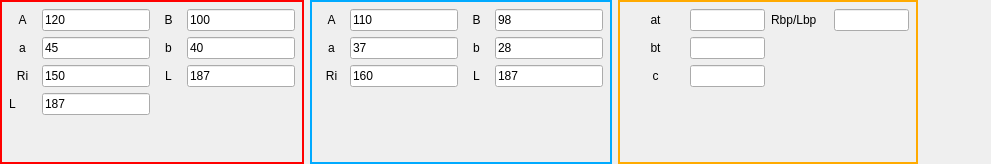
                 <widget class="QWidget" name="widget_12" native="true">
                  <layout class="QGridLayout" name="gridLayout_16">
                   <property name="leftMargin">
                    <number>0</number>
                   </property>
                   <property name="topMargin">
                    <number>0</number>
                   </property>
                   <property name="rightMargin">
                    <number>33</number>
                   </property>
                   <property name="bottomMargin">
                    <number>0</number>
                   </property>
                   <item row="0" column="0">
                    <widget class="QWidget" name="w_Inner_Cell" native="true">
                     <property name="minimumSize">
                      <size>
                       <width>300</width>
                       <height>0</height>
                      </size>
                     </property>
                     <property name="maximumSize">
                      <size>
                       <width>350</width>
                       <height>16777215</height>
                      </size>
                     </property>
                     <property name="styleSheet">
                      <string notr="true">#w_Inner_Cell{border: 2px solid rgb(255, 0, 0);}</string>
                     </property>
                     <layout class="QGridLayout" name="gridLayout_2">
                      <item row="3" column="4">
                       <widget class="QLineEdit" name="le_Tune_Variable">
                        <property name="minimumSize">
                         <size>
                          <width>70</width>
                          <height>0</height>
                         </size>
                        </property>
                        <property name="text">
                         <string>187</string>
                        </property>
                       </widget>
                      </item>
                      <item row="2" column="4">
                       <widget class="QLineEdit" name="le_b_i">
                        <property name="minimumSize">
                         <size>
                          <width>70</width>
                          <height>0</height>
                         </size>
                        </property>
                        <property name="text">
                         <string>40</string>
                        </property>
                       </widget>
                      </item>
                      <item row="0" column="2">
                       <widget class="QLineEdit" name="le_A_i">
                        <property name="minimumSize">
                         <size>
                          <width>70</width>
                          <height>0</height>
                         </size>
                        </property>
                        <property name="text">
                         <string>120</string>
                        </property>
                       </widget>
                      </item>
                      <item row="2" column="1">
                       <widget class="QLabel" name="label_8">
                        <property name="minimumSize">
                         <size>
                          <width>27</width>
                          <height>0</height>
                         </size>
                        </property>
                        <property name="maximumSize">
                         <size>
                          <width>27</width>
                          <height>16777215</height>
                         </size>
                        </property>
                        <property name="text">
                         <string>a</string>
                        </property>
                        <property name="alignment">
                         <set>Qt::AlignCenter</set>
                        </property>
                       </widget>
                      </item>
                      <item row="3" column="3">
                       <widget class="QLabel" name="l_Tune_Alternate_Variable">
                        <property name="minimumSize">
                         <size>
                          <width>25</width>
                          <height>0</height>
                         </size>
                        </property>
                        <property name="maximumSize">
                         <size>
                          <width>30</width>
                          <height>16777215</height>
                         </size>
                        </property>
                        <property name="text">
                         <string>L</string>
                        </property>
                        <property name="alignment">
                         <set>Qt::AlignCenter</set>
                        </property>
                       </widget>
                      </item>
                      <item row="3" column="1">
                       <widget class="QLabel" name="label_10">
                        <property name="minimumSize">
                         <size>
                          <width>27</width>
                          <height>0</height>
                         </size>
                        </property>
                        <property name="maximumSize">
                         <size>
                          <width>27</width>
                          <height>16777215</height>
                         </size>
                        </property>
                        <property name="text">
                         <string>Ri</string>
                        </property>
                        <property name="alignment">
                         <set>Qt::AlignCenter</set>
                        </property>
                       </widget>
                      </item>
                      <item row="2" column="3">
                       <widget class="QLabel" name="label_9">
                        <property name="minimumSize">
                         <size>
                          <width>25</width>
                          <height>0</height>
                         </size>
                        </property>
                        <property name="text">
                         <string>b</string>
                        </property>
                        <property name="alignment">
                         <set>Qt::AlignCenter</set>
                        </property>
                       </widget>
                      </item>
                      <item row="0" column="3">
                       <widget class="QLabel" name="label_7">
                        <property name="minimumSize">
                         <size>
                          <width>25</width>
                          <height>0</height>
                         </size>
                        </property>
                        <property name="text">
                         <string>B</string>
                        </property>
                        <property name="alignment">
                         <set>Qt::AlignCenter</set>
                        </property>
                       </widget>
                      </item>
                      <item row="2" column="2">
                       <widget class="QLineEdit" name="le_a_i">
                        <property name="minimumSize">
                         <size>
                          <width>70</width>
                          <height>0</height>
                         </size>
                        </property>
                        <property name="text">
                         <string>45</string>
                        </property>
                       </widget>
                      </item>
                      <item row="0" column="4">
                       <widget class="QLineEdit" name="le_B_i">
                        <property name="minimumSize">
                         <size>
                          <width>70</width>
                          <height>0</height>
                         </size>
                        </property>
                        <property name="text">
                         <string>100</string>
                        </property>
                       </widget>
                      </item>
                      <item row="3" column="2">
                       <widget class="QLineEdit" name="le_Ri_i">
                        <property name="minimumSize">
                         <size>
                          <width>70</width>
                          <height>0</height>
                         </size>
                        </property>
                        <property name="text">
                         <string>150</string>
                        </property>
                       </widget>
                      </item>
                      <item row="0" column="1">
                       <widget class="QLabel" name="label_6">
                        <property name="minimumSize">
                         <size>
                          <width>27</width>
                          <height>0</height>
                         </size>
                        </property>
                        <property name="maximumSize">
                         <size>
                          <width>27</width>
                          <height>16777215</height>
                         </size>
                        </property>
                        <property name="text">
                         <string>A</string>
                        </property>
                        <property name="alignment">
                         <set>Qt::AlignCenter</set>
                        </property>
                       </widget>
                      </item>
                      <item row="4" column="1" colspan="2">
                       <widget class="QWidget" name="w_End_Cell_Tune_Extra_Variable" native="true">
                        <layout class="QGridLayout" name="gridLayout_20">
                         <property name="leftMargin">
                          <number>0</number>
                         </property>
                         <property name="topMargin">
                          <number>0</number>
                         </property>
                         <property name="rightMargin">
                          <number>0</number>
                         </property>
                         <property name="bottomMargin">
                          <number>0</number>
                         </property>
                         <item row="0" column="0">
                          <widget class="QLabel" name="label_22">
                           <property name="minimumSize">
                            <size>
                             <width>27</width>
                             <height>0</height>
                            </size>
                           </property>
                           <property name="maximumSize">
                            <size>
                             <width>27</width>
                             <height>16777215</height>
                            </size>
                           </property>
                           <property name="text">
                            <string>L</string>
                           </property>
                          </widget>
                         </item>
                         <item row="0" column="1">
                          <widget class="QLineEdit" name="le_L_Mid_Cell">
                           <property name="minimumSize">
                            <size>
                             <width>70</width>
                             <height>0</height>
                            </size>
                           </property>
                           <property name="text">
                            <string>187</string>
                           </property>
                          </widget>
                         </item>
                        </layout>
                       </widget>
                      </item>
                      <item row="5" column="1">
                       <spacer name="verticalSpacer_4">
                        <property name="orientation">
                         <enum>Qt::Vertical</enum>
                        </property>
                        <property name="sizeHint" stdset="0">
                         <size>
                          <width>20</width>
                          <height>40</height>
                         </size>
                        </property>
                       </spacer>
                      </item>
                     </layout>
                    </widget>
                   </item>
                   <item row="0" column="1">
                    <widget class="QWidget" name="w_Outer_Cell" native="true">
                     <property name="minimumSize">
                      <size>
                       <width>300</width>
                       <height>0</height>
                      </size>
                     </property>
                     <property name="maximumSize">
                      <size>
                       <width>350</width>
                       <height>16777215</height>
                      </size>
                     </property>
                     <property name="styleSheet">
                      <string notr="true">#w_Outer_Cell{border: 2px solid rgb(0, 170, 255);}</string>
                     </property>
                     <layout class="QGridLayout" name="gridLayout_12">
                      <item row="2" column="2">
                       <widget class="QLabel" name="label_4">
                        <property name="minimumSize">
                         <size>
                          <width>25</width>
                          <height>0</height>
                         </size>
                        </property>
                        <property name="maximumSize">
                         <size>
                          <width>25</width>
                          <height>16777215</height>
                         </size>
                        </property>
                        <property name="text">
                         <string>b</string>
                        </property>
                        <property name="alignment">
                         <set>Qt::AlignCenter</set>
                        </property>
                       </widget>
                      </item>
                      <item row="2" column="1">
                       <widget class="QLineEdit" name="le_a_o">
                        <property name="minimumSize">
                         <size>
                          <width>70</width>
                          <height>0</height>
                         </size>
                        </property>
                        <property name="text">
                         <string>37</string>
                        </property>
                       </widget>
                      </item>
                      <item row="0" column="2">
                       <widget class="QLabel" name="label_2">
                        <property name="minimumSize">
                         <size>
                          <width>25</width>
                          <height>0</height>
                         </size>
                        </property>
                        <property name="maximumSize">
                         <size>
                          <width>25</width>
                          <height>16777215</height>
                         </size>
                        </property>
                        <property name="text">
                         <string>B</string>
                        </property>
                        <property name="alignment">
                         <set>Qt::AlignCenter</set>
                        </property>
                       </widget>
                      </item>
                      <item row="3" column="0">
                       <widget class="QLabel" name="label_5">
                        <property name="minimumSize">
                         <size>
                          <width>25</width>
                          <height>0</height>
                         </size>
                        </property>
                        <property name="maximumSize">
                         <size>
                          <width>25</width>
                          <height>16777215</height>
                         </size>
                        </property>
                        <property name="text">
                         <string>Ri</string>
                        </property>
                        <property name="alignment">
                         <set>Qt::AlignCenter</set>
                        </property>
                       </widget>
                      </item>
                      <item row="2" column="0">
                       <widget class="QLabel" name="label_3">
                        <property name="minimumSize">
                         <size>
                          <width>25</width>
                          <height>0</height>
                         </size>
                        </property>
                        <property name="maximumSize">
                         <size>
                          <width>25</width>
                          <height>16777215</height>
                         </size>
                        </property>
                        <property name="text">
                         <string>a</string>
                        </property>
                        <property name="alignment">
                         <set>Qt::AlignCenter</set>
                        </property>
                       </widget>
                      </item>
                      <item row="3" column="3">
                       <widget class="QLineEdit" name="le_Tune_Variable_End_Cell">
                        <property name="minimumSize">
                         <size>
                          <width>70</width>
                          <height>0</height>
                         </size>
                        </property>
                        <property name="text">
                         <string>187</string>
                        </property>
                       </widget>
                      </item>
                      <item row="0" column="1">
                       <widget class="QLineEdit" name="le_A_o">
                        <property name="minimumSize">
                         <size>
                          <width>70</width>
                          <height>0</height>
                         </size>
                        </property>
                        <property name="text">
                         <string>110</string>
                        </property>
                       </widget>
                      </item>
                      <item row="3" column="2">
                       <widget class="QLabel" name="l_Tune_Alternate_Variable_End_Cell">
                        <property name="minimumSize">
                         <size>
                          <width>25</width>
                          <height>0</height>
                         </size>
                        </property>
                        <property name="maximumSize">
                         <size>
                          <width>25</width>
                          <height>16777215</height>
                         </size>
                        </property>
                        <property name="text">
                         <string>L</string>
                        </property>
                        <property name="alignment">
                         <set>Qt::AlignCenter</set>
                        </property>
                       </widget>
                      </item>
                      <item row="3" column="1">
                       <widget class="QLineEdit" name="le_Ri_o">
                        <property name="minimumSize">
                         <size>
                          <width>70</width>
                          <height>0</height>
                         </size>
                        </property>
                        <property name="text">
                         <string>160</string>
                        </property>
                       </widget>
                      </item>
                      <item row="0" column="3">
                       <widget class="QLineEdit" name="le_B_o">
                        <property name="minimumSize">
                         <size>
                          <width>70</width>
                          <height>0</height>
                         </size>
                        </property>
                        <property name="text">
                         <string>98</string>
                        </property>
                       </widget>
                      </item>
                      <item row="2" column="3">
                       <widget class="QLineEdit" name="le_b_o">
                        <property name="minimumSize">
                         <size>
                          <width>70</width>
                          <height>0</height>
                         </size>
                        </property>
                        <property name="text">
                         <string>28</string>
                        </property>
                       </widget>
                      </item>
                      <item row="0" column="0">
                       <widget class="QLabel" name="label">
                        <property name="minimumSize">
                         <size>
                          <width>25</width>
                          <height>0</height>
                         </size>
                        </property>
                        <property name="maximumSize">
                         <size>
                          <width>25</width>
                          <height>16777215</height>
                         </size>
                        </property>
                        <property name="text">
                         <string>A</string>
                        </property>
                        <property name="alignment">
                         <set>Qt::AlignCenter</set>
                        </property>
                       </widget>
                      </item>
                      <item row="4" column="1">
                       <spacer name="verticalSpacer_5">
                        <property name="orientation">
                         <enum>Qt::Vertical</enum>
                        </property>
                        <property name="sizeHint" stdset="0">
                         <size>
                          <width>20</width>
                          <height>40</height>
                         </size>
                        </property>
                       </spacer>
                      </item>
                     </layout>
                    </widget>
                   </item>
                   <item row="0" column="2">
                    <widget class="QWidget" name="w_Expansion" native="true">
                     <property name="minimumSize">
                      <size>
                       <width>300</width>
                       <height>0</height>
                      </size>
                     </property>
                     <property name="maximumSize">
                      <size>
                       <width>350</width>
                       <height>16777215</height>
                      </size>
                     </property>
                     <property name="styleSheet">
                      <string notr="true">#w_Expansion{border: 2px solid rgb(255, 170, 0);}</string>
                     </property>
                     <layout class="QGridLayout" name="gridLayout_8">
                      <item row="4" column="1">
                       <spacer name="verticalSpacer_2">
                        <property name="orientation">
                         <enum>Qt::Vertical</enum>
                        </property>
                        <property name="sizeHint" stdset="0">
                         <size>
                          <width>20</width>
                          <height>40</height>
                         </size>
                        </property>
                       </spacer>
                      </item>
                      <item row="0" column="0">
                       <widget class="QLabel" name="label_16">
                        <property name="minimumSize">
                         <size>
                          <width>25</width>
                          <height>0</height>
                         </size>
                        </property>
                        <property name="text">
                         <string>at</string>
                        </property>
                        <property name="alignment">
                         <set>Qt::AlignCenter</set>
                        </property>
                       </widget>
                      </item>
                      <item row="0" column="1">
                       <widget class="QLineEdit" name="le_a_t">
                        <property name="minimumSize">
                         <size>
                          <width>75</width>
                          <height>0</height>
                         </size>
                        </property>
                        <property name="maximumSize">
                         <size>
                          <width>75</width>
                          <height>16777215</height>
                         </size>
                        </property>
                       </widget>
                      </item>
                      <item row="0" column="6">
                       <widget class="QLabel" name="label_19">
                        <property name="minimumSize">
                         <size>
                          <width>25</width>
                          <height>0</height>
                         </size>
                        </property>
                        <property name="text">
                         <string>Rbp/Lbp</string>
                        </property>
                       </widget>
                      </item>
                      <item row="0" column="7">
                       <widget class="QLineEdit" name="le_Rbp_Lbp">
                        <property name="minimumSize">
                         <size>
                          <width>75</width>
                          <height>0</height>
                         </size>
                        </property>
                        <property name="maximumSize">
                         <size>
                          <width>75</width>
                          <height>16777215</height>
                         </size>
                        </property>
                       </widget>
                      </item>
                      <item row="1" column="1">
                       <widget class="QLineEdit" name="le_b_t">
                        <property name="minimumSize">
                         <size>
                          <width>75</width>
                          <height>0</height>
                         </size>
                        </property>
                        <property name="maximumSize">
                         <size>
                          <width>75</width>
                          <height>16777215</height>
                         </size>
                        </property>
                       </widget>
                      </item>
                      <item row="1" column="0">
                       <widget class="QLabel" name="label_17">
                        <property name="minimumSize">
                         <size>
                          <width>25</width>
                          <height>0</height>
                         </size>
                        </property>
                        <property name="text">
                         <string>bt</string>
                        </property>
                        <property name="alignment">
                         <set>Qt::AlignCenter</set>
                        </property>
                       </widget>
                      </item>
                      <item row="2" column="0">
                       <widget class="QLabel" name="label_18">
                        <property name="minimumSize">
                         <size>
                          <width>25</width>
                          <height>0</height>
                         </size>
                        </property>
                        <property name="text">
                         <string>c</string>
                        </property>
                        <property name="alignment">
                         <set>Qt::AlignCenter</set>
                        </property>
                       </widget>
                      </item>
                      <item row="2" column="1">
                       <widget class="QLineEdit" name="le_c">
                        <property name="minimumSize">
                         <size>
                          <width>75</width>
                          <height>0</height>
                         </size>
                        </property>
                        <property name="maximumSize">
                         <size>
                          <width>75</width>
                          <height>16777215</height>
                         </size>
                        </property>
                       </widget>
                      </item>
                     </layout>
                    </widget>
                   </item>
                   <item row="0" column="3">
                    <spacer name="horizontalSpacer_8">
                     <property name="orientation">
                      <enum>Qt::Horizontal</enum>
                     </property>
                     <property name="sizeHint" stdset="0">
                      <size>
                       <width>40</width>
                       <height>20</height>
                      </size>
                     </property>
                    </spacer>
                   </item>
                  </layout>
                 </widget>
